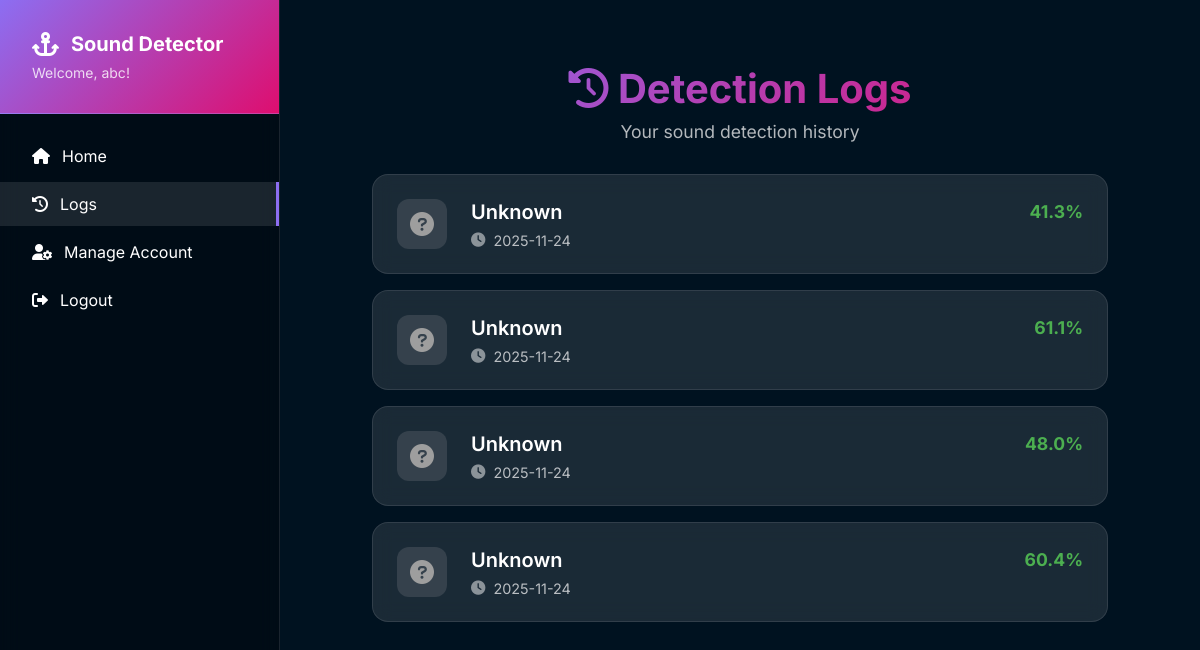
Screenshot of /logs (signed in) with the database file from the repository.
### tables this page shows
CREATE TABLE sound_detections(
                id INTEGER PRIMARY KEY AUTOINCREMENT,
                user_id INTEGER NOT NULL,
                sound_class TEXT NOT NULL,
                confidence REAL NOT NULL,
                timestamp TEXT NOT NULL,
                raw_data TEXT,
                latitude REAL,
                longitude REAL,
                FOREIGN KEY (user_id) REFERENCES users (id) ON DELETE CASCADE
            );

### app.py (the view)
@app.route('/logs')
def logs():
    if not is_logged_in():
        return redirect(url_for('login'))
    detections = db_helper.get_user_detections(session['user_id'])
    return render_template('logs.html', detections=detections)

### app.py (called while the page is built)
def is_logged_in():
    return 'user_id' in session

@app.template_filter('format_datetime')
def format_datetime(value):
    if not value:
        return "N/A"
    if hasattr(value, 'strftime'):
        return value.strftime('%Y-%m-%d')
    if isinstance(value, str):
        try:
            value = datetime.fromisoformat(value.replace('Z', '+00:00'))
            return value.strftime('%Y-%m-%d')
        except ValueError:
            try:
                value = datetime.strptime(value, '%Y-%m-%d %H:%M:%S')
                return value.strftime('%Y-%m-%d')
            except ValueError:
                return value
    return str(value)

@app.template_filter('get_sound_icon')
def get_sound_icon(sound_class):
    icons = {
        'SpeedBoat': 'fas fa-ship',
        'UUV': 'fas fa-satellite',
        'KaiYuan': 'fas fa-anchor',
        'Noise': 'fas fa-volume-mute',
        'Unknown': 'fas fa-question-circle'
    }
    return icons.get(sound_class, 'fas fa-question-circle')

### models.py (called while the page is built)
    def get_connection(self):
        if not hasattr(thread_local, 'db_connection'):
            thread_local.db_connection = self._init_database()
        return thread_local.db_connection

    def get_user_detections(self, user_id):
        conn = self.get_connection()
        cursor = conn.cursor()
        cursor.execute(
            'SELECT * FROM sound_detections WHERE user_id = ? ORDER BY timestamp DESC',
            (user_id,)
        )
        detections = cursor.fetchall()
        return [dict(detection) for detection in detections]

### templates/logs.html (shortened to what this page needs)
<!DOCTYPE html>
<html lang="en">
<head>
    <link href="https://cdnjs.cloudflare.com/ajax/libs/font-awesome/6.0.0/css/all.min.css" rel="stylesheet">
    <link href="{{ url_for('static', filename='css/style.css') }}" rel="stylesheet">
</head>
<body>
    <div class="app-container">
        <nav class="sidebar">
            <div class="sidebar-header">
                <div class="app-logo">
                    <i class="fas fa-anchor"></i>
                    <span>Sound Detector</span>
                </div>
                <div class="user-info">
                    Welcome, {{ session.username }}!
                </div>
            </div>
            <ul class="sidebar-menu">
                <li><a href="{{ url_for('main') }}"><i class="fas fa-home"></i> Home</a></li>
                <li class="active"><a href="{{ url_for('logs') }}"><i class="fas fa-history"></i> Logs</a></li>
                <li><a href="{{ url_for('manage_account') }}"><i class="fas fa-user-cog"></i> Manage Account</a></li>
                <li><a href="{{ url_for('logout') }}"><i class="fas fa-sign-out-alt"></i> Logout</a></li>
            </ul>
        </nav>
        <main class="main-content">
            <div class="logs-container">
                <div class="logs-header">
                    <h1><i class="fas fa-history"></i> Detection Logs</h1>
                    <p>Your sound detection history</p>
                </div>
                {% if not detections %}
                <div class="empty-state">
                    <i class="fas fa-waves" style="font-size: 4rem; margin-bottom: 1rem; opacity: 0.5;"></i>
                    <h3>No detections yet</h3>
                    <p>Start detecting sounds to see them here!</p>
                    <a href="{{ url_for('main') }}" class="btn-primary" style="margin-top: 1rem;">
                        <i class="fas fa-microphone"></i> Start Detecting
                    </a>
                </div>
                {% else %}
                <div class="logs-list">
                    {% for detection in detections %}
                    <div class="log-card" data-sound-class="{{ detection.sound_class }}">
                        <div class="log-icon">
                            <i class="{{ detection.sound_class | get_sound_icon }}"></i>
                        </div>
                        <div class="log-content">
                            <div class="log-header">
                                <h3 class="log-title {{ 'noise' if detection.sound_class == 'Noise' else '' }}">
                                    {{ detection.sound_class }}
                                </h3>
                                <span class="log-confidence {{ 'noise' if detection.sound_class == 'Noise' else '' }}">
                                    {{ "%.1f"|format(detection.confidence) }}%
                                </span>
                            </div>
                            <div class="log-details">
                                <span class="log-timestamp">
                                    <i class="fas fa-clock"></i>
                                    {{ detection.timestamp | format_datetime }}
                                </span>
                            </div>
                        </div>
                    </div>
                    {% endfor %}
                </div>
                {% endif %}
            </div>
        </main>
    </div>
</body>
</html>

### static/css/style.css (style rules this page uses)
:root { --background: #001220; --primary: #8C6EF2; --secondary: #DE0E6F; --text-primary: #FFFFFF; --text-secondary: rgba(255, 255, 255, 0.7); --gradient: linear-gradient(135deg, #8C6EF2, #DE0E6F); --card-bg: rgba(255, 255, 255, 0.1); }
* { margin: 0; padding: 0; box-sizing: border-box; }
body { font-family: 'Inter', 'Sans', sans-serif; background-color: var(--background); color: var(--text-primary); min-height: 100vh; }
.app-container { display: flex; min-height: 100vh; }
.sidebar { width: 280px; background: rgba(0, 0, 0, 0.3); backdrop-filter: blur(10px); border-right: 1px solid rgba(255, 255, 255, 0.1); }
.sidebar-header { padding: 2rem; border-bottom: 1px solid rgba(255, 255, 255, 0.1); background: var(--gradient); }
.app-logo { display: flex; align-items: center; gap: 0.75rem; font-size: 1.25rem; font-weight: 700; color: white; }
.app-logo i { font-size: 1.5rem; }
.user-info { margin-top: 0.5rem; font-size: 0.875rem; color: rgba(255, 255, 255, 0.8); }
.sidebar-menu { list-style: none; padding: 1rem 0; }
.sidebar-menu li { margin: 0.25rem 0; }
.sidebar-menu a { display: flex; align-items: center; gap: 0.75rem; padding: 0.75rem 2rem; color: var(--text-primary); text-decoration: none; transition: all 0.3s ease; }
.sidebar-menu a:hover, .sidebar-menu li.active a { background: rgba(255, 255, 255, 0.1); border-right: 3px solid var(--primary); }
.main-content { flex: 1; padding: 2rem; position: relative; }
.logs-container { padding: 2rem; max-width: 800px; margin: 0 auto; }
.logs-header { text-align: center; margin-bottom: 2rem; }
.logs-header h1 { font-size: 2.5rem; margin-bottom: 0.5rem; background: var(--gradient); -webkit-background-clip: text; -webkit-text-fill-color: transparent; background-clip: text; }
.logs-header p { color: var(--text-secondary); font-size: 1.1rem; }
.logs-list { display: flex; flex-direction: column; gap: 1rem; }
.log-card { background: var(--card-bg); border-radius: 16px; padding: 1.5rem; display: flex; align-items: center; gap: 1.5rem; border: 1px solid rgba(255, 255, 255, 0.1); backdrop-filter: blur(10px); transition: all 0.3s ease; }
.log-icon { width: 50px; height: 50px; border-radius: 12px; display: flex; align-items: center; justify-content: center; font-size: 1.5rem; }
.log-card[data-sound-class="Noise"] .log-icon, .log-card[data-sound-class="Unknown"] .log-icon { background: rgba(158, 158, 158, 0.2); color: #9E9E9E; }
.log-content { flex: 1; }
.log-header { display: flex; justify-content: space-between; align-items: center; margin-bottom: 0.5rem; }
.log-title { font-size: 1.25rem; font-weight: 600; color: var(--text-primary); }
.log-confidence { font-size: 1.1rem; font-weight: bold; color: #4CAF50; }
.log-details { display: flex; gap: 1.5rem; flex-wrap: wrap; }
.log-timestamp, .log-location { font-size: 0.9rem; color: var(--text-secondary); display: flex; align-items: center; gap: 0.5rem; }
.log-timestamp i, .log-location i { opacity: 0.7; }

### rows the page displays
sound_detections: sound_class "Unknown", confidence "41.3", timestamp "2025-11-24"
sound_detections: sound_class "Unknown", confidence "61.1", timestamp "2025-11-24"
sound_detections: sound_class "Unknown", confidence "48.0", timestamp "2025-11-24"
sound_detections: sound_class "Unknown", confidence "60.4", timestamp "2025-11-24"

### other values shown
{{ session.username }} "abc"
